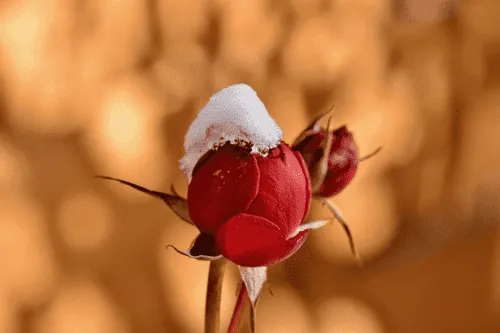
#> input picture Cropping an Image using OPenCV/test.jpg, 500 x 333 px; the run also reads 1 picture not shown here
$ jupyter execute main.ipynb
#> lines starting #> are read from the running program, lines starting #| are printed output that depends on the picture
[cell 1]
import cv2
import numpy as np

[cell 2]
img = cv2.imread('test.jpg')
#> img is the input picture: shape (333, 500, 3); mean B, G, R 57.1, 110.8, 184.5
print(img.shape)
#| (333, 500, 3)
cv2.imshow("original", img)

cropped_image = img[80:280, 150:330]
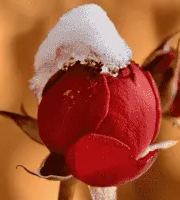
#> cropped_image: shape (200, 180, 3); mean B, G, R 53.9, 82.5, 163.2

cv2.imshow("cropped", cropped_image)
cv2.imwrite("Cropped Image.jpg", cropped_image)
cv2.waitKey(0)
cv2.destroyAllWindows()

[cell 3]
img =  cv2.imread("cropped.jpg")
image_copy = img.copy()
imgheight=img.shape[0]
#> imgheight = 200
imgwidth=img.shape[1]
#> imgwidth = 180

[cell 4]
M = 76
N = 104
x1 = 0
y1 = 0

for y in range(0, imgheight, M):
    for x in range(0, imgwidth, N):
        if (imgheight - y) < M or (imgwidth - x) < N:
            break

        y1 = y + M
        x1 = x + N

        if x1 >= imgwidth and y1 >= imgheight:
            x1 = imgwidth - 1
            y1 = imgheight - 1
            tiles = image_copy[y:y+M, x:x+N]
            cv2.imwrite('saved_patches/'+'tile'+str(x)+'_'+str(y)+'.jpg', tiles)
            cv2.rectangle(img, (x, y), (x1, y1), (0, 255, 0), 1)
        elif y1 >= imgheight:
            y1 = imgheight - 1
            tiles = image_copy[y:y+M, x:x+N]
            cv2.imwrite('saved_patches/'+'tile'+str(x)+'_'+str(y)+'.jpg', tiles)
            cv2.rectangle(img, (x, y), (x1, y1), (0, 255, 0), 1)
        elif x1 >= imgwidth:
            x1 = imgwidth - 1
            tiles = image_copy[y:y+M, x:x+N]
            cv2.imwrite('saved_patches/'+'tile'+str(x)+'_'+str(y)+'.jpg', tiles)
            cv2.rectangle(img, (x, y), (x1, y1), (0, 255, 0), 1)
        else:
            tiles = image_copy[y:y+M, x:x+N]
            cv2.imwrite('saved_patches/'+'tile'+str(x)+'_'+str(y)+'.jpg', tiles)
            cv2.rectangle(img, (x, y), (x1, y1), (0, 255, 0), 1)
#> this loop made 3 passes
#> pass 1, `cv2.imwrite('saved_patches/'+'tile'+str(x)+'_'+str(y)+'.jpg', tiles)`:
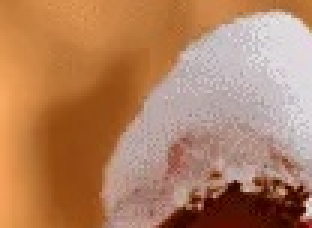
#> saved as tile0_0.jpg: shape (76, 104, 3) (shown 3 times larger); mean B, G, R 96.8, 129.2, 178.5
#> pass 2, `cv2.imwrite('saved_patches/'+'tile'+str(x)+'_'+str(y)+'.jpg', tiles)`:
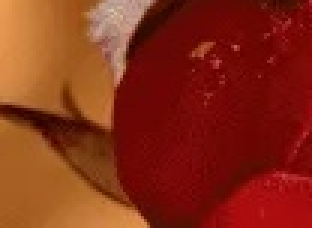
#> saved as tile0_76.jpg: shape (76, 104, 3) (shown 3 times larger); mean B, G, R 22.4, 44.7, 135.3
#> after the loop:
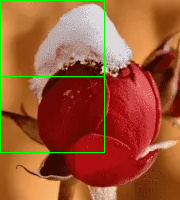
#> img: shape (200, 180, 3); mean B, G, R 53, 85.1, 160.1
